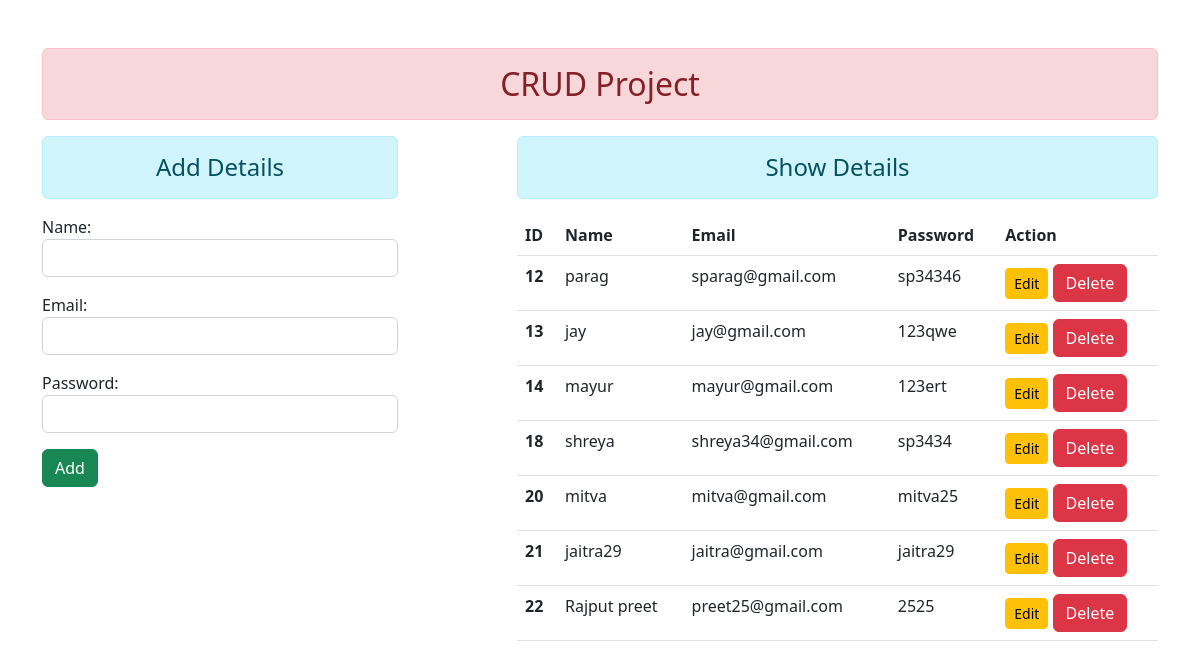
The page / on the database its author committed.
### details/models.py (models this page shows)
class User(models.Model):
    name=models.CharField(max_length=70)
    Email=models.EmailField(max_length=100)
    password=models.CharField(max_length=100)

### details/views.py (the view)
# urls.py: path('',views.add,name="adddata"),
def add(request):
    if request.method=='POST':
        fm=StudentRegistration(request.POST)
        if fm.is_valid():
            nm=fm.cleaned_data['name']
            em=fm.cleaned_data['Email']
            pw=fm.cleaned_data['password']
            reg = User(name=nm,Email=em,password=pw)
            reg.save()
            fm=StudentRegistration()
    else:
        fm=StudentRegistration()
    stud=User.objects.all()
    return render(request,'adddetails.html',{'forms':fm,'stu':stud})

### details/forms.py
class StudentRegistration(forms.ModelForm):
    class Meta:
        model=User
        fields=['name','Email','password']
        widgets = {
            'name':forms.TextInput(attrs={'class':'form-control'}),
            'Email':forms.EmailInput(attrs={'class':'form-control'}),
            'password':forms.PasswordInput(render_value=True, attrs={'class':'form-control'})
        }

### details/templates/adddetails.html (shortened to what this page needs)
{% extends 'base.html' %}
{% block content %}
<div class="row">
    <div class="col-sm-4">
        <h4 class="text-center alert alert-info">Add Details</h4>
            <form method="POST">
                {{forms.as_p}}
                <input type="submit" class="btn btn-success" value="Add">
            </form>
    </div>
    <div class="col-sm-7 offset-1">
        <h4 class="text-center alert alert-info">Show Details</h4>
        {% if stu %}
        <table class="table table-hover">
            <thead>
                <tr>
                    <th scope="col">ID</th>
                    <th scope="col">Name</th>
                    <th scope="col">Email</th>
                    <th scope="col">Password</th>
                    <th scope="col">Action</th>
                </tr>
            </thead>
            <tbody>
                {% for st in stu %}
                <tr>
                    <th scope="col">{{st.id}}</th>
                    <td>{{st.name}}</td>
                    <td>{{st.Email}}</td>
                    <td>{{st.password}}</td>
                    <td>
                        <a href="{% url 'updatedata' st.id %}" class="btn btn-warning btn-sm">Edit</a>
                        <form action="{% url 'deletedata' st.id %}" method="POST" class="d-inline">
                            <input type="submit" class="btn btn-danger" value="Delete">
                        </form>
                    </td>
                </tr>
                {% endfor %}
            </tbody>
        {% else %}
        <h4 class="text-center alert alert-warning">No Record</h4>
        {% endif %}
    </div>
</div>
{% endblock content%}

### details/templates/base.html (shortened to what this page needs)
<!DOCTYPE html>
{% load static %}
<html lang="en">
<head>
    <link rel="stylesheet" href="{% static 'css/bootstrap.css' %}">
</head>
<body>
<div class="container mt-5">
    <h2 class="text-center alert alert-danger">CRUD Project</h2>
    {% block content%} {% endblock content%}
</div>
</body>
</html>

### rows shown on the page
User: id "12", name "parag", Email "sparag@gmail.com", password "sp34346"
User: id "13", name "jay", Email "jay@gmail.com", password "123qwe"
User: id "14", name "mayur", Email "mayur@gmail.com", password "123ert"
User: id "18", name "shreya", Email "shreya34@gmail.com", password "sp3434"
User: id "20", name "mitva", Email "mitva@gmail.com", password "mitva25"
User: id "21", name "jaitra29", Email "jaitra@gmail.com", password "jaitra29"
User: id "22", name "Rajput preet", Email "preet25@gmail.com", password "2525"
